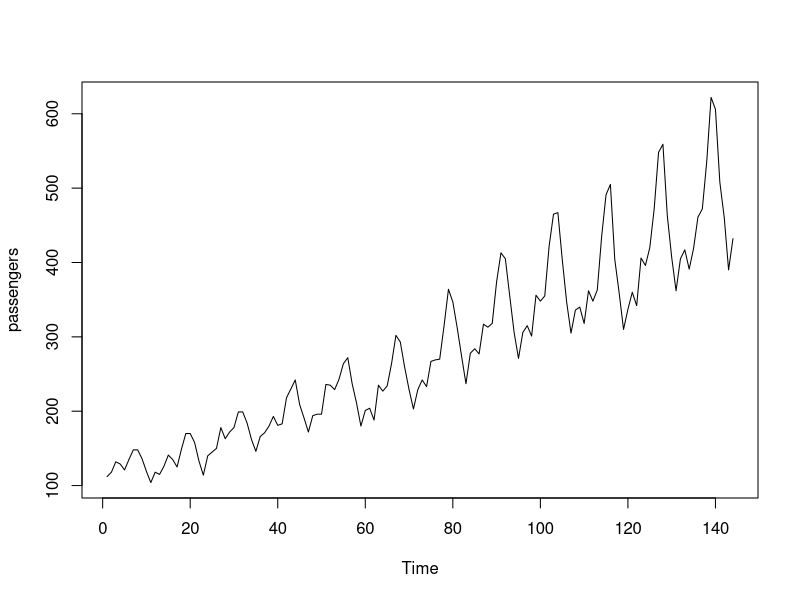
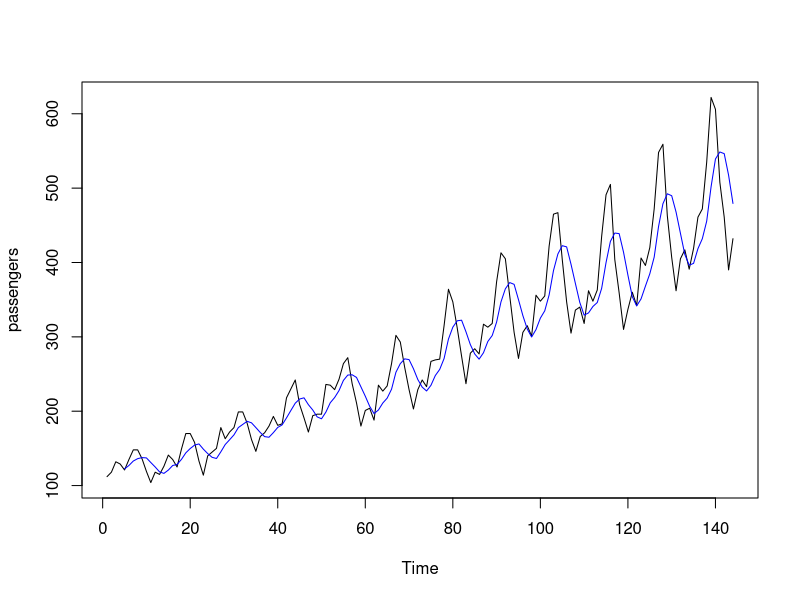
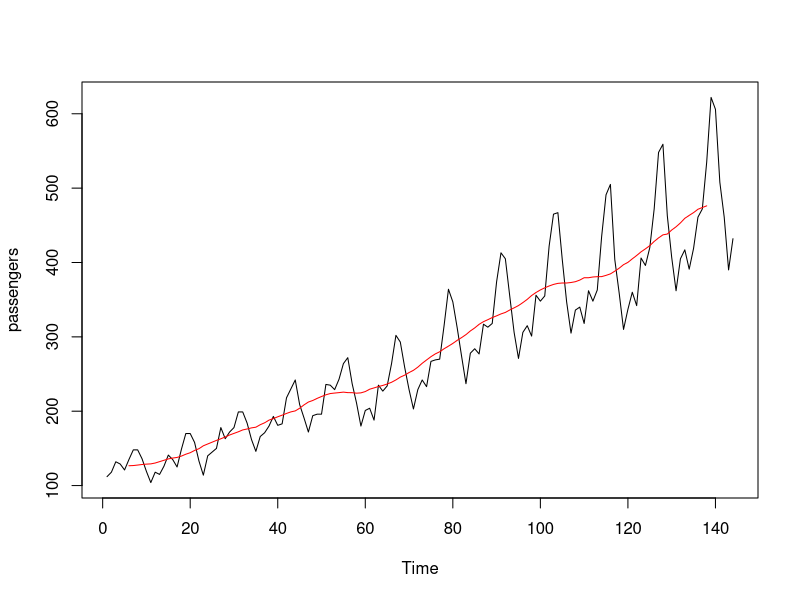
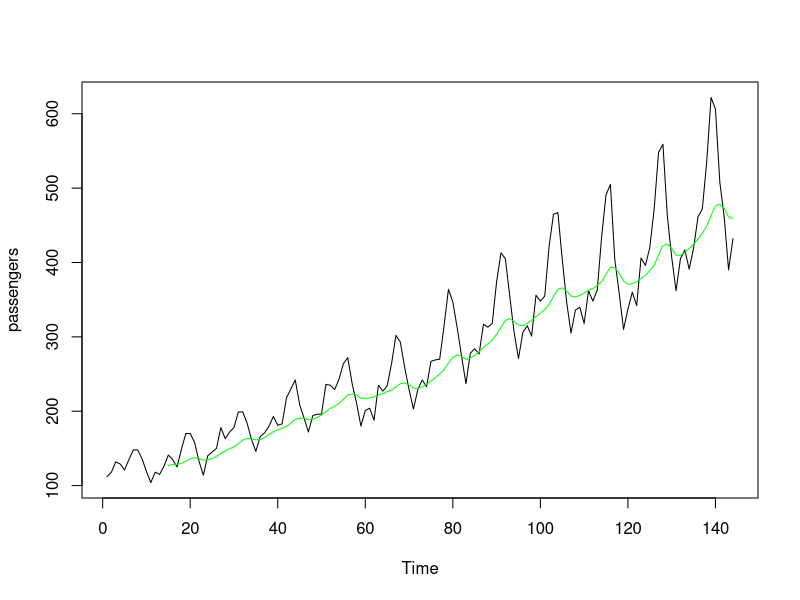
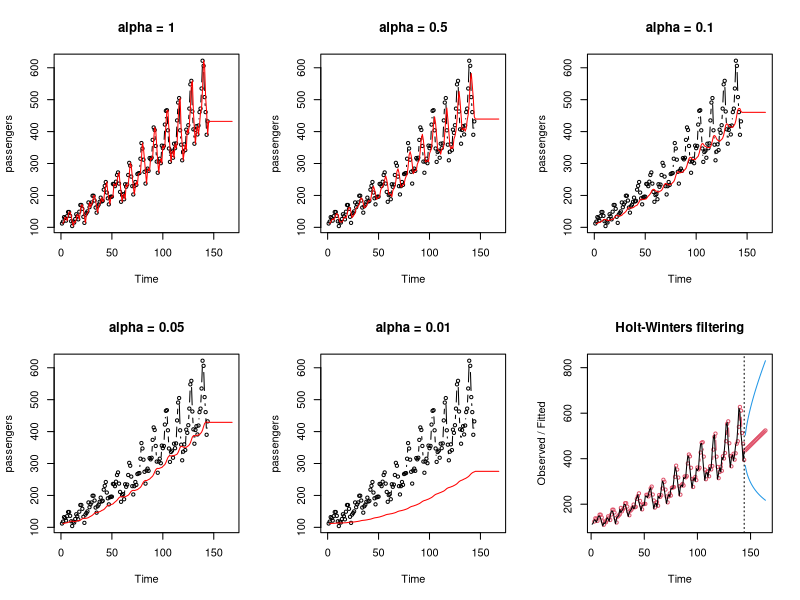
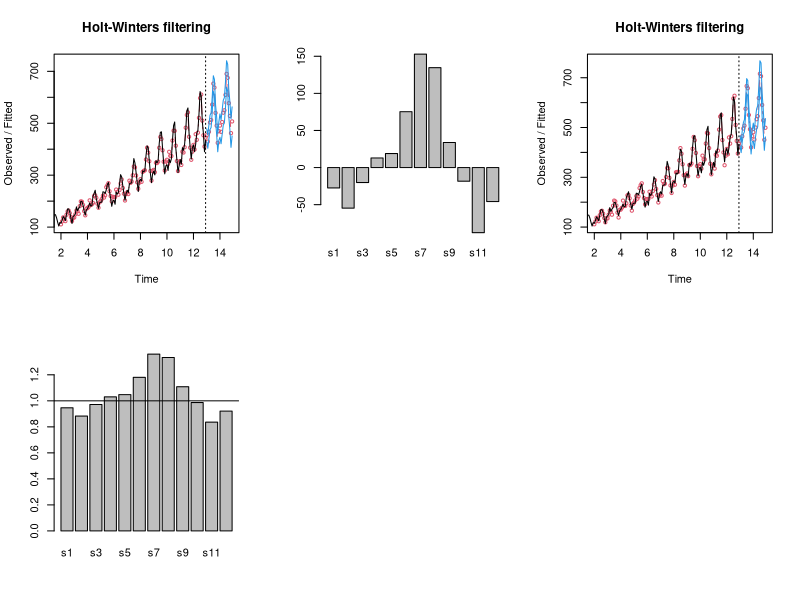
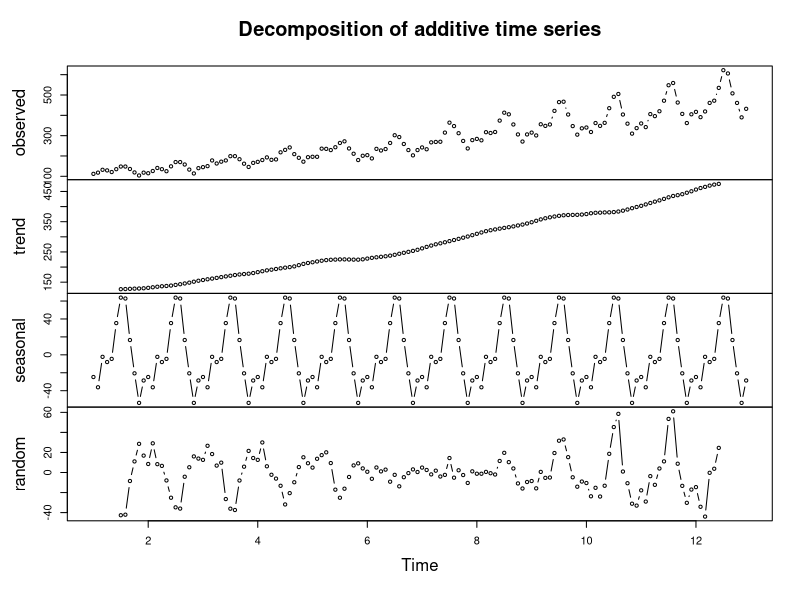
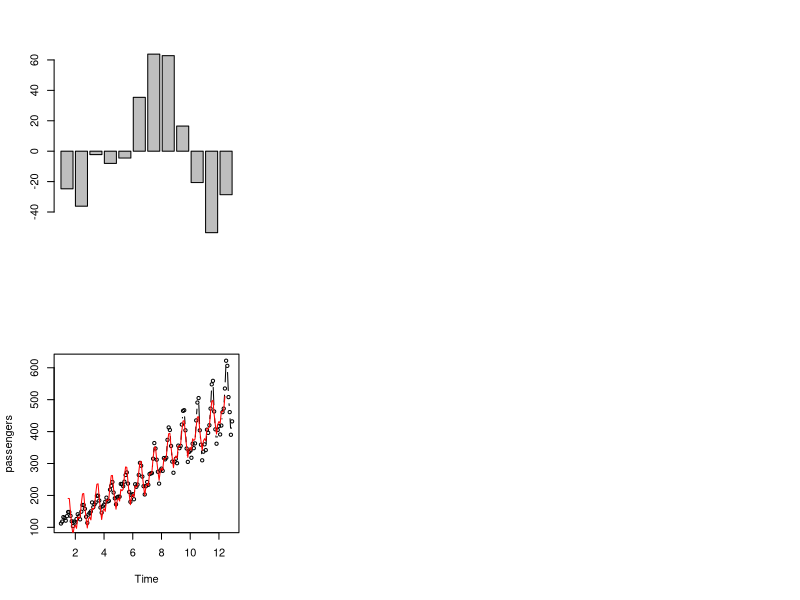

Here is the R script that generated these plots, in order:
## ---- chunk 1
knitr::opts_chunk$set(echo = FALSE,comment="  ")
## ---- chunk 2
# define functions used globally which are not dependent on any question specifics
# instead of reloading them each time
# you can also use this space to load R packages
# or custom scripts sourced from a R file
# for example, I have included the CV_ind function

library(readxl)

CVInd <- function(n,K) { 
  # n is sample size; K is number of parts; 
  # returns K-length list of indices for each part
  m<-floor(n/K) #approximate size of each part
  r<-n-m*K
  I<-sample(n,n) #random reordering of the indices
  Ind<-list() #will be list of indices for all K parts
  length(Ind)<-K
  for (k in 1:K) {
    if (k <= r) kpart <- ((m+1)*(k-1)+1):((m+1)*k)
    else kpart<-((m+1)*r+m*(k-r-1)+1):((m+1)*r+m*(k-r))
    Ind[[k]] <- I[kpart] #indices for kth part of data
  }
  Ind
}
## ---- chunk 3
########### QUESTION 1 begins here ###################
flights = read_excel('HW4_data.xls',col_names = F)
flights = as.data.frame(flights)
colnames(flights) = 'passengers'
str(flights)
## ---- chunk 4
# flights = ts(flights, frequency = 12)
flights = ts(flights) # deltat = 1/12
plot(flights)
## ---- chunk 5
m = 5
n = length(flights)
weights = rep(1/m, m)
flightsMovingAverage = stats::filter(flights, filter = weights, method = 'convolution', sides = 1) # Specifying sides = 1, means I will take only past values.
## ---- chunk 6
plot(flights)
smooth=c(flightsMovingAverage) # I did not include the NA in the vector (like it's done in the Notes code, because I just want to smooth over the graph, I will not be making forecasts yet);I did try to also include it and I understand the red graph shifts one observation to the right; I suppose that makes sense - we would make the prediction for y_(t+1)|t as L_t, where L_t is the average of the previous m values. Therefore, the first prediction we can make is for the m+1 time period. The NA accounts for that +1. The professor also mentions similar arguments for smoothing on slide 24 of Notes 4. In any case, for the purpose of identifying the trend, it doesn't matter. 
lines(smooth, col='blue')
## ---- chunk 7
m = 12
weights = rep(1/m, m)
flightsMovingAverage = stats::filter(flights, filter = weights, method = 'convolution', sides = 2) 
plot(flights)
smooth=c(flightsMovingAverage) # I did not include the NA in teh vector (like it's done in the Notes code, because I just want to smooth over the graph, I will not be making forecasts yet); 
lines(smooth, col='red')
## ---- chunk 8
m = 15
weights = rep(1/m, m)
flightsMovingAverage = stats::filter(flights, filter = weights, method = 'convolution', sides = 1) # Specifying sides = 1, means I will
plot(flights)
smooth=c(flightsMovingAverage) # I did not include the NA in teh vector (like it's done in the Notes code, because I just want to smooth over the graph, I will not be making forecasts yet)
lines(smooth, col='green')
## ---- chunk 9
### SURAJ'S EWMA FUNCTION WITH MULTIPLE ALPHA VALUES
plot_ewma <- function(alpha,k=24){ # Specify k=24, because we want to make predictions for the next 2 yrs (24 months)
  n <- length(flights)
  # Use method ='convolutional' for MA
  # Use method = 'recursive' for EWMA
  EWMA <- filter(alpha*flights,filter=1-alpha,method='recursive',sides=1,init=flights[1]) # Since this is a recursive estimation, we need to give it an initial point from which to start calculating the levels; In this case we specify the first observation in the data.
  yhat <- c(NA,EWMA,rep(EWMA[n],k-1)) # one-step ahead predictions and mean
  plot(flights,type='b',xlim=c(0,n+k),main=paste('alpha =',alpha))
  lines(yhat,col='red')
}

par(mfrow=c(2,3))
for(alpha in c(1,0.5,0.1,0.05, 0.01)){
  plot_ewma(alpha)
}
## ---- chunk 10
weights = c()
for (j in seq(0,23,1)) {
  weights = c(weights, .1*((.9)^j))
}; weights
## ---- chunk 11
# estimating optimal alpha & beta hrough Holt method, which does CV and compares based on MSD (MSE)
Holtflights <- HoltWinters(
  flights,
  alpha = NULL, # specify NULL (default) for estimation or specify a fixed value
  beta = NULL, # trend parameter; set FALSE to ignore trends; I will set it to NULL, because I want it estimated
  gamma = FALSE, # seasonality parameter; set FALSE to ingore seasonalities
  seasonal = 'additive' # additive or multiplicative model (Only takes effect if gamma is non-zero).
)
Holtflights
## ---- chunk 12
Holtpred <- predict(Holtflights,n.ahead=20,prediction.interval = TRUE,level=0.95)
plot(Holtflights,Holtpred,type='b')
## ---- chunk 13
flights = ts(flights, frequency = 12); flights # I had to specify freq = 12, because otherwise I was getting this error: "Error in decompose(ts(x[1L:wind], start = start(x), frequency = f), seasonal) : time series has no or less than 2 periods"
# estimating optimal alpha & beta hrough Holt method, which does CV and compares based on MSD (MSE)
HoltAdd <- HoltWinters(
  flights,
  alpha = NULL, # specify NULL (default) for estimation or specify a fixed value
  beta = NULL, # trend parameter; set FALSE to ignore trends; I will set it to NULL, because I want it estimated
  gamma = NULL, # seasonality parameter; set FALSE to ingore seasonalities
  seasonal = 'additive' # additive or multiplicative model (Only takes effect if gamma is non-zero).
)
HoltAdd
## ---- chunk 14
k = 24
Holtpred<-predict(HoltAdd, n.ahead=k, prediction.interval = T, level = 0.95)
plot(HoltAdd,Holtpred,type="b")
## ---- chunk 15
barplot(HoltAdd$coefficients[-c(1,2)])
## ---- chunk 16
HoltMult <- HoltWinters(
  flights,
  alpha = NULL, # specify NULL (default) for estimation or specify a fixed value
  beta = NULL, # trend parameter; set FALSE to ignore trends; I will set it to NULL, because I want it estimated
  gamma = NULL, # seasonality parameter; set FALSE to ingore seasonalities
  seasonal = 'multiplicative' # additive or multiplicative model (Only takes effect if gamma is non-zero).
)
HoltMult
## ---- chunk 17
Holtpred<-predict(HoltMult, n.ahead=k, prediction.interval = T, level = 0.95)
plot(HoltMult,Holtpred,type="b")
## ---- chunk 18
barplot(HoltMult$coefficients[-c(1,2)])
abline(a=1, b=0)
## ---- chunk 19
HoltMult$SSE
HoltAdd$SSE
## ---- chunk 20
########### QUESTION 2 begins here ################### 
# Improt data
flights = read_excel('HW4_data.xls',col_names = F)
flights = as.data.frame(flights)
colnames(flights) = 'passengers'
str(flights)
## ---- chunk 21
flights = ts(flights, deltat = 1/12)
## ---- chunk 22
decomposeFlightsAdd = decompose(flights, type = 'additive')
plot(decomposeFlightsAdd,type='b')
## ---- chunk 23
decomposeFlightsAdd$trend
## ---- chunk 24
barplot(decomposeFlightsAdd$figure)
## ---- chunk 25
predictionsAdd = decomposeFlightsAdd$trend + decomposeFlightsAdd$seasonal
plot(flights,type="b")
lines(predictionsAdd, col='red')
## ---- chunk 26
decomposeFlightsMult = decompose(flights, type = 'multiplicative')
plot(decomposeFlightsMult,type='b')
## ---- chunk 27
barplot(decomposeFlightsMult$figure)
abline(a=1,b=0)
## ---- chunk 28
predictionsMult = decomposeFlightsMult$trend * decomposeFlightsMult$seasonal
plot(flights,type="b")
lines(predictionsMult, col='red')
## ---- chunk 29
labs = knitr::all_labels()
labs = labs[!labs %in% c("setup","getlabels", "allcode")]
